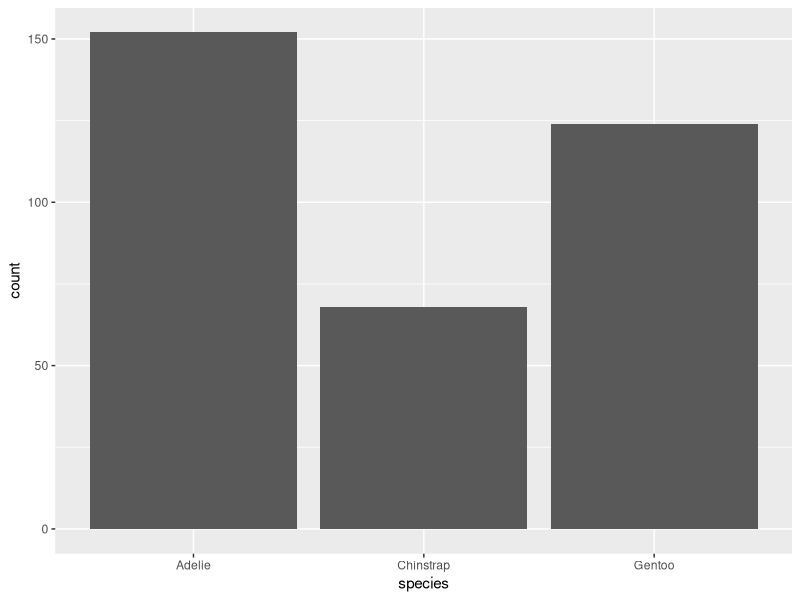
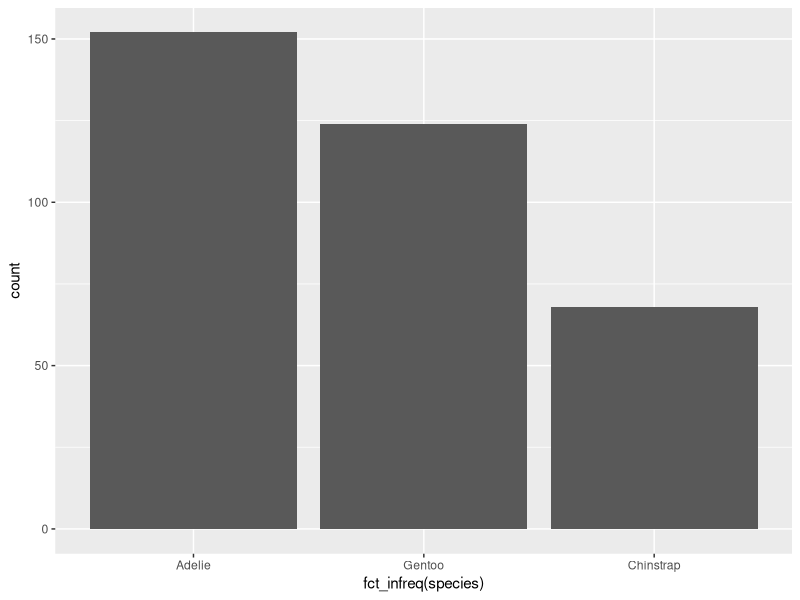
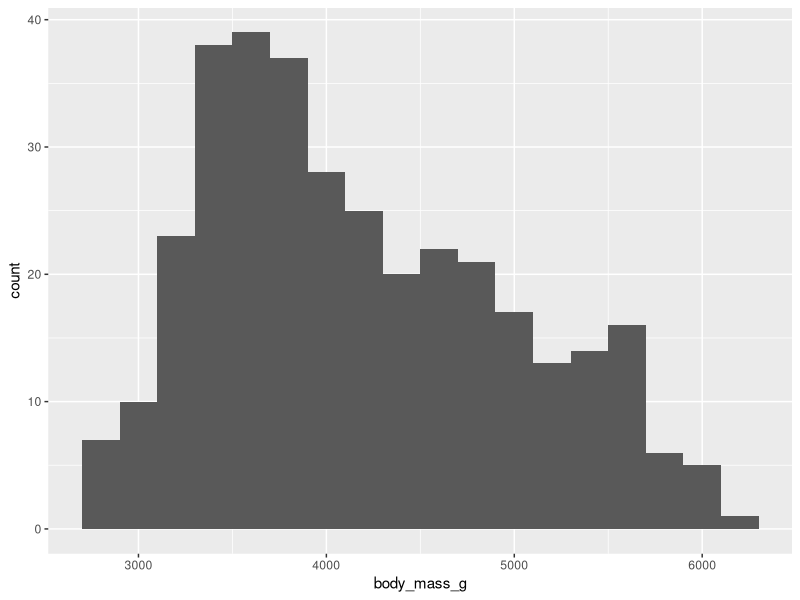
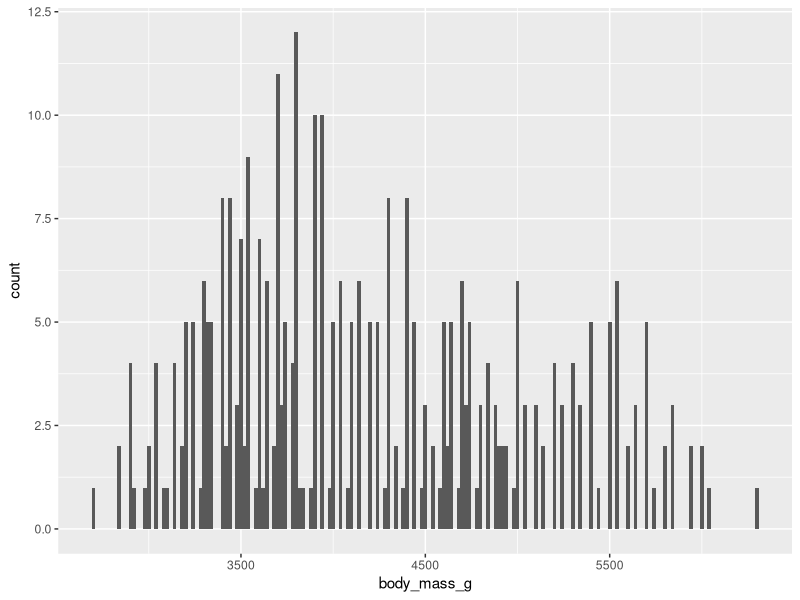
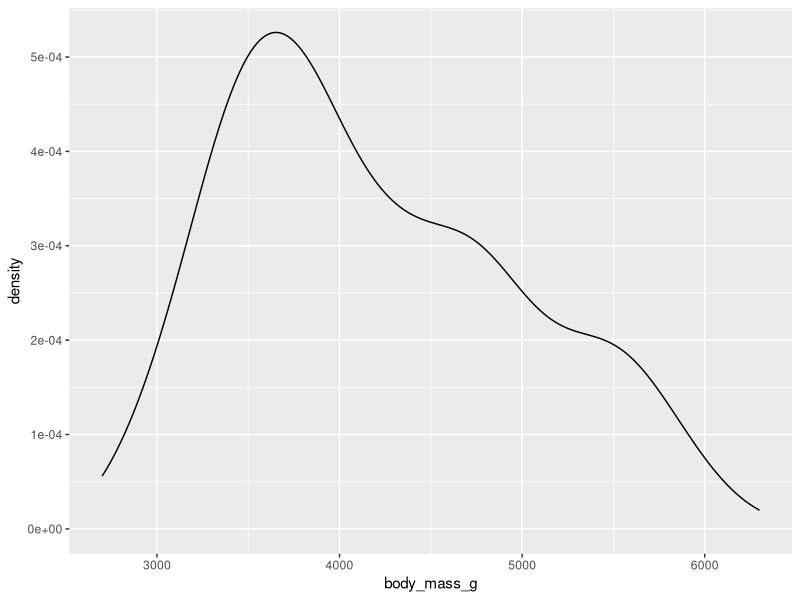
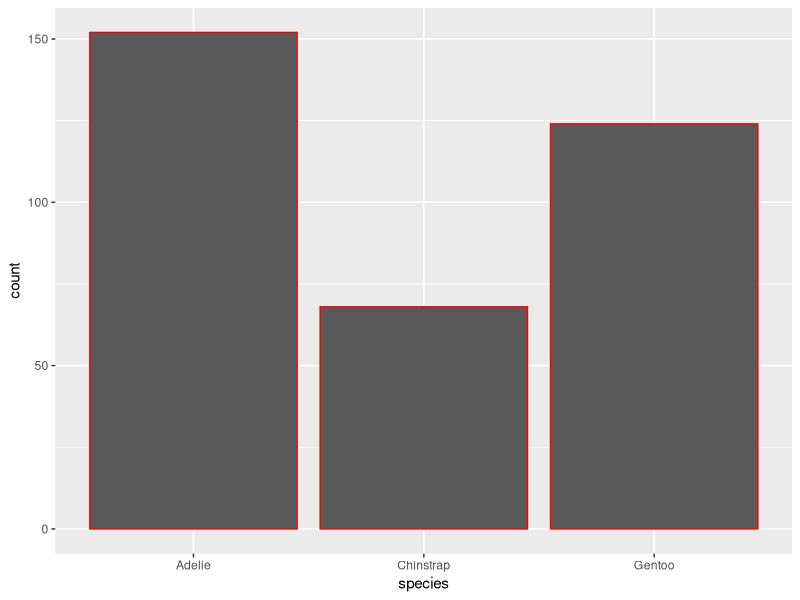
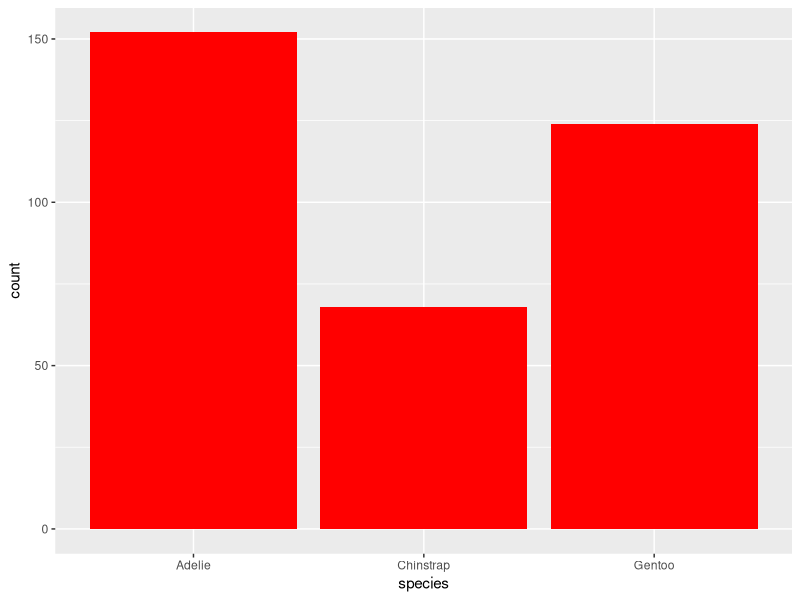
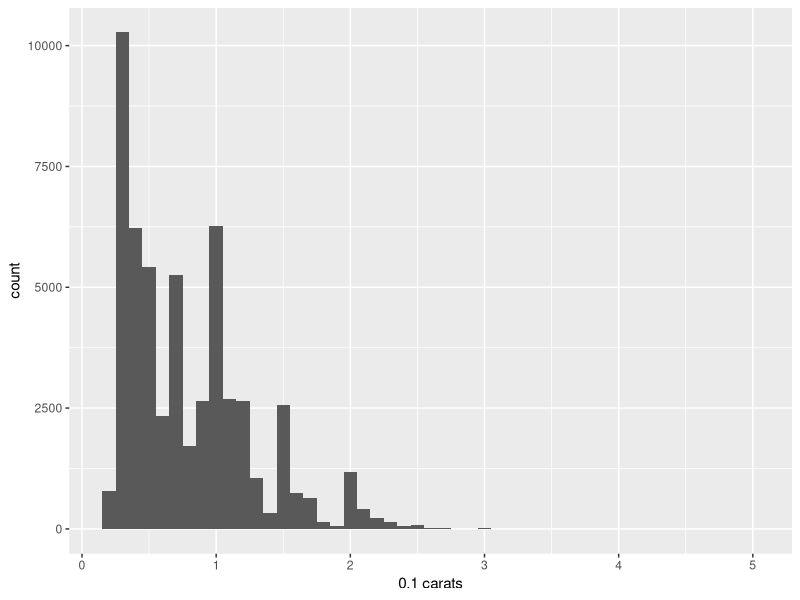

Source code (R) for these figures, in order:
## ---- chunk 1
knitr::opts_chunk$set(echo = TRUE, warning = FALSE, message = FALSE)
## ---- chunk 2
library(tidyverse)
library(palmerpenguins)
library(ggthemes)
## ---- chunk 3
#| echo: false
## ---- chunk 4
ggplot(penguins, aes(x = species)) +
geom_bar() 
## ---- chunk 5
p <- ggplot(penguins, aes(x = fct_infreq(species)))
p + geom_bar() 
## ---- chunk 6
# Numerical Variable
p <- ggplot(penguins, aes(x = body_mass_g))
p + geom_histogram(binwidth = 200)
## ---- chunk 7
ggplot(penguins, aes(x = body_mass_g)) +
  geom_histogram(binwidth = 20)
## ---- chunk 8
ggplot(penguins, aes(x = body_mass_g)) +
  geom_density()
## ---- chunk 9

## ---- chunk 10
 ggplot(penguins, aes(x = species)) +
          geom_bar(color = "red")
## ---- chunk 11
 ggplot(penguins, aes(x = species)) +
         geom_bar(fill = "red")
## ---- chunk 12
    ggplot(diamonds, aes(x = carat)) +
      geom_histogram(binwidth = 0.1) + labs(x = "0.1 carats")
## ---- chunk 13
ggplot(diamonds, aes(x = carat)) +
  geom_histogram(binwidth = 0.01)+ labs(x = "0.01 carats")
## ---- chunk 14
ggplot(diamonds, aes(x = carat)) +
  geom_histogram(binwidth = 0.05)+ labs(x = "0.05 carats")
